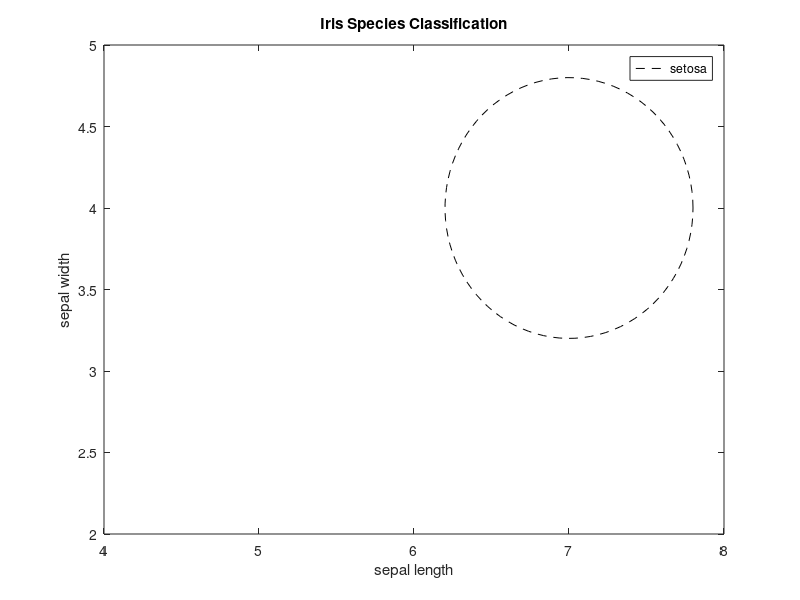

This chart was generated by the following MATLAB code: (Note: this script raises an error after producing the figure.)
clear all
close all
clc

% load data, set k=5
setosa = load("iris_setosa.txt");
versicolor = load("iris_versicolor.txt");
virginica = load("iris_virginica.txt");
k=5;

% Put the three species into a data matrix.
% use sepal length and sepal width for classification.
X = [setosa(:,1:2);versicolor(:,1:2);virginica(:,1:2)];

% Add a third column that has the class labels.
% label -1 for setosa, 0 for versicolor, and 1 for virginica.
temp = zeros(50,1)-ones(50,1);
X(:,3) = [temp;zeros(50,1);ones(50,1)];

% Designate a point in the space to classify.
% Make the third element '99' to indicate
% missing class label.
x = [7,4,99];

% Create a matrix with the new observation
% as the first row and the remaining ones as the
% observed data.
Xn = [x ; X];

% First, get the pairwise distances.
D = squareform(pdist(Xn(:,1:2)));

% Then, find the ones closest to the new point.
% Do this by looking in the first row or column.
% Choose one 5 nearest neighbors
[pd, ind ] = sort(D(:,1));
distKNN = pd(2:k+1,:);

% Find the frequency of classes within the 5
% nearest neighbors.
tabulate(Xn(ind(2:6),3)); 

% Plot the scatter plot, the new sample, the radius of nearest neighbors
figure(1)
hold on
gscatter(X(:,1),X(:,2),X(:,3));
plot(x(1),x(2),'*');
theta = linspace(0,2*pi);
xi = distKNN(k,1)*cos(theta) + Xn(1,1);
yi = distKNN(k,1)*sin(theta) + Xn(1,2);
plot(xi,yi,'--k');

% Add legend, label, and title.
title('Iris Species Classification');
legend('setosa','versicolor','verginica','New Sample');
xlabel('sepal length');
ylabel('sepal width');
axis([4 8 2 5])
hold off

% Test Model
% k=5 feature=sepal length, sepal width
[X1,Y1]=TestModel(5,1,2);
% k=10 feature=sepal length, sepal width
[X2,Y2]=TestModel(10,1,2);
% k=5 feature=petal length, petal width
[X3,Y3]=TestModel(5,3,4);
% k=10 feature=petal length, petal width
[X4,Y4]=TestModel(10,3,4);

% Plot
figure(2)
hold on
plot(Y1{1,2},X1{1,2},'LineWidth',2);
plot(Y2{1,2},X2{1,2},'LineWidth',2);
plot(Y4{1,2},X4{1,2},'LineWidth',2);
plot(Y3{1,2},X3{1,2},'--','LineWidth',2);


% Define title, legend, label.
title('ROC of each model');
legend('k=5 feature=sepal length, sepal width','k=10 feature=sepal length, sepal width','k=5 feature=petal length, petal width','k=10 feature=patal length, petal width');
xlabel('False Positive Rate');
ylabel('True Positive Rate');
hold off
